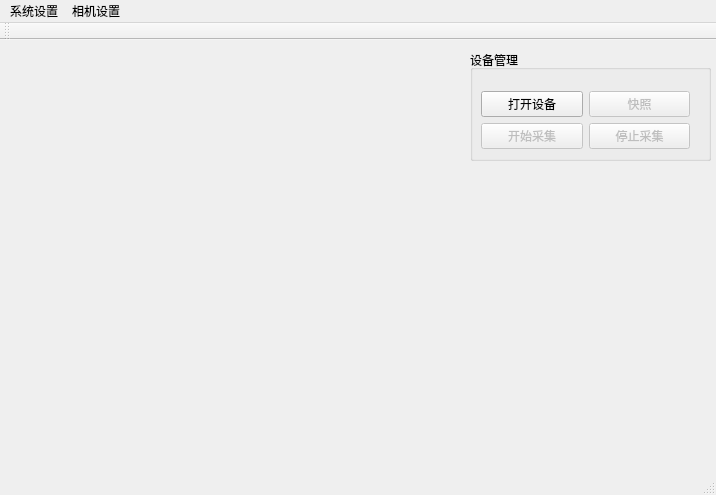
<?xml version="1.0" encoding="UTF-8"?>
<ui version="4.0">
 <class>MainWindow</class>
 <widget class="QMainWindow" name="MainWindow">
  <property name="geometry">
   <rect>
    <x>0</x>
    <y>0</y>
    <width>716</width>
    <height>495</height>
   </rect>
  </property>
  <property name="windowTitle">
   <string>RDS智能分拣</string>
  </property>
  <widget class="QWidget" name="centralWidget">
   <widget class="QWidget" name="hwindow" native="true">
    <property name="geometry">
     <rect>
      <x>0</x>
      <y>0</y>
      <width>461</width>
      <height>461</height>
     </rect>
    </property>
   </widget>
   <widget class="QGroupBox" name="groupBox">
    <property name="geometry">
     <rect>
      <x>470</x>
      <y>10</y>
      <width>241</width>
      <height>111</height>
     </rect>
    </property>
    <property name="title">
     <string>设备管理</string>
    </property>
    <widget class="QWidget" name="layoutWidget">
     <property name="geometry">
      <rect>
       <x>0</x>
       <y>30</y>
       <width>231</width>
       <height>81</height>
      </rect>
     </property>
     <layout class="QGridLayout" name="gridLayout">
      <item row="0" column="0">
       <widget class="QPushButton" name="btn_opendevice">
        <property name="text">
         <string>打开设备</string>
        </property>
       </widget>
      </item>
      <item row="0" column="1">
       <widget class="QPushButton" name="btn_snapshot">
        <property name="enabled">
         <bool>false</bool>
        </property>
        <property name="text">
         <string>快照</string>
        </property>
       </widget>
      </item>
      <item row="1" column="0">
       <widget class="QPushButton" name="btn_startgrab">
        <property name="enabled">
         <bool>false</bool>
        </property>
        <property name="text">
         <string>开始采集</string>
        </property>
       </widget>
      </item>
      <item row="1" column="1">
       <widget class="QPushButton" name="btn_stopgrab">
        <property name="enabled">
         <bool>false</bool>
        </property>
        <property name="text">
         <string>停止采集</string>
        </property>
       </widget>
      </item>
     </layout>
    </widget>
   </widget>
  </widget>
  <widget class="QMenuBar" name="menuBar">
   <property name="geometry">
    <rect>
     <x>0</x>
     <y>0</y>
     <width>716</width>
     <height>22</height>
    </rect>
   </property>
   <widget class="QMenu" name="menu_system">
    <property name="title">
     <string>系统设置</string>
    </property>
   </widget>
   <widget class="QMenu" name="menu_camera">
    <property name="title">
     <string>相机设置</string>
    </property>
   </widget>
   <addaction name="menu_system"/>
   <addaction name="menu_camera"/>
  </widget>
  <widget class="QToolBar" name="mainToolBar">
   <attribute name="toolBarArea">
    <enum>TopToolBarArea</enum>
   </attribute>
   <attribute name="toolBarBreak">
    <bool>false</bool>
   </attribute>
  </widget>
  <widget class="QStatusBar" name="statusBar"/>
 </widget>
 <layoutdefault spacing="6" margin="11"/>
 <resources/>
 <connections/>
</ui>
